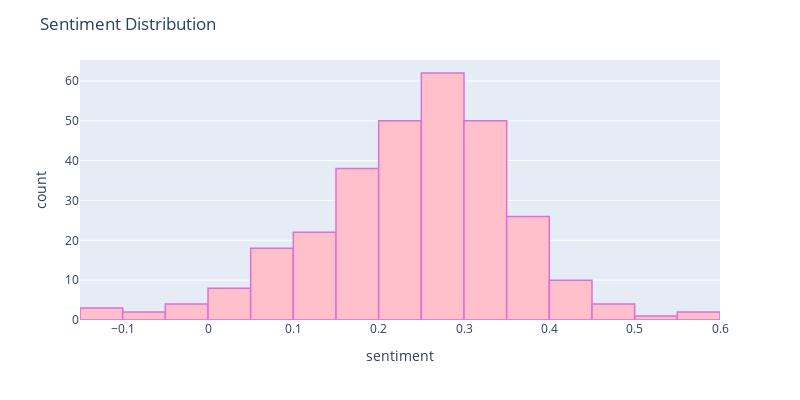

Notebook cell for this chart:
### Markdown cell above
Sentiment Distribution Plot:

### Code cell
fig2 = px.histogram(hotels_df, x="sentiment",  width=800, height=400)
fig2.update_traces(marker_color="pink",marker_line_color='orchid',
                  marker_line_width=1.5)
fig2.update_layout(title_text='Sentiment Distribution')
fig2.show()

### Figure 1 — Plotly figure (JSON) as saved in the notebook; plotly's stock layout.template omitted (floating-point values rounded to 4 significant figures; data arrays with more than 128 entries replaced by an {"elided": "..."} marker saying what was removed)
{"data": [{"alignmentgroup": "True", "bingroup": "x", "hovertemplate": "sentiment=%{x}<br>count=%{y}<extra></extra>", "legendgroup": "", "marker": {"color": "pink", "line": {"color": "orchid", "width": 1.5}, "pattern": {"shape": ""}}, "name": "", "offsetgroup": "", "orientation": "v", "showlegend": false, "type": "histogram", "x": {"elided": "300 float values"}, "xaxis": "x", "yaxis": "y"}], "layout": {"barmode": "relative", "height": 400, "legend": {"tracegroupgap": 0}, "margin": {"t": 60}, "title": {"text": "Sentiment Distribution"}, "width": 800, "xaxis": {"anchor": "y", "domain": [0, 1], "title": {"text": "sentiment"}}, "yaxis": {"anchor": "x", "domain": [0, 1], "title": {"text": "count"}}}}
